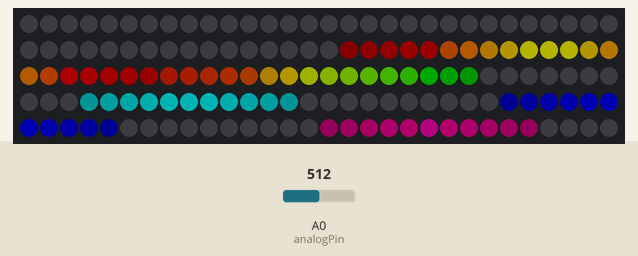
This sketch was run on a simulated Arduino Uno, built with avr-gcc and run on an emulated ATmega328P. Parts: 150 RGB LEDs in strip order, left to right, continuing on the next row. The test bench sets the inputs (shaded band); at power-on: A0 (analogPin) = 512. Dim RGB values are drawn brighter than linear; random numbers use the default seed unless the sketch sets one.

Above: at 1.2 s.
1.3 s: A0 (analogPin) set to 122
At 1.71 s:
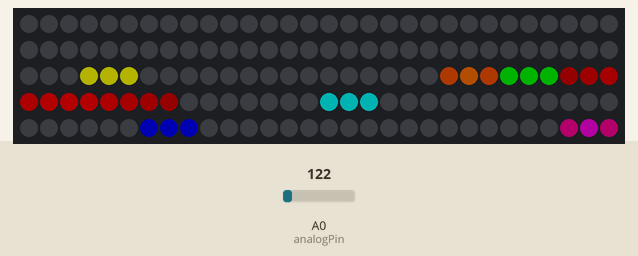
3.7 s: A0 (analogPin) set to 1023
At 4.21 s:
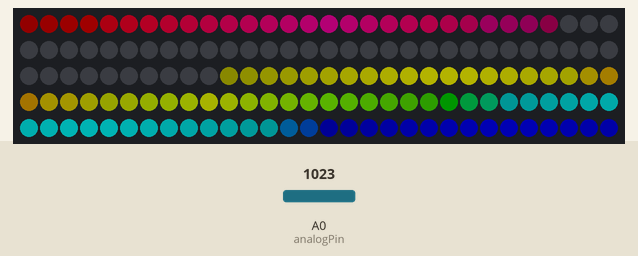
6.5 s: A0 (analogPin) set to 6
At 8.3 s:
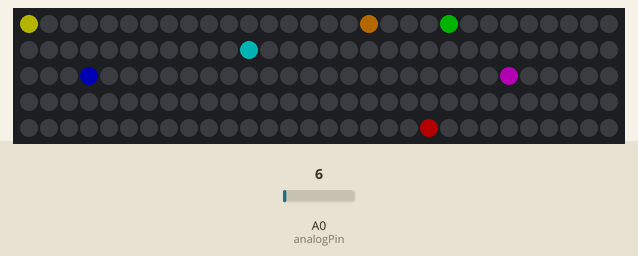
9.5 s: A0 (analogPin) set to 26
12.5 s: A0 (analogPin) set to 306
At 12.8 s:
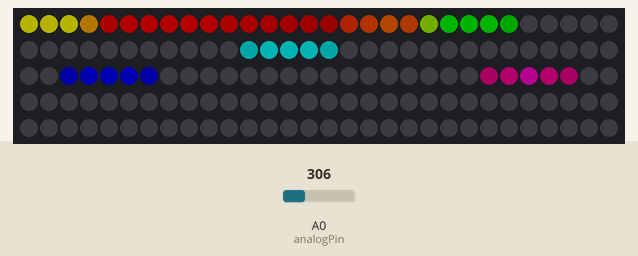
15.1 s: A0 (analogPin) set to 511
At 16.99 s:
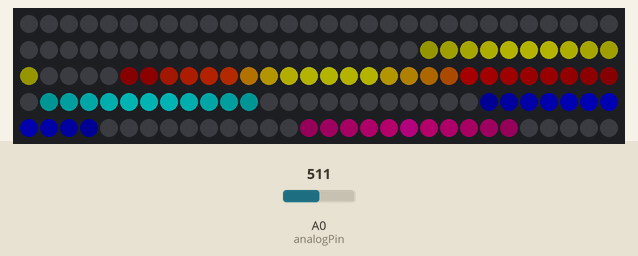

The sketch:

MSGEQ7_SpectralAnimationAudio.ino
```cpp
#include <Adafruit_NeoPixel.h>

#define PIN 5
#define LED_COUNT 150
#define SPECTRAL_ZONES 7
#define ZONE_SIZE 7

//values for MSGEQ7 chip
int analogPin = 0; // read from multiplexer using analog input 0
int strobePin = 4; // strobe is attached to digital pin 2
int resetPin = 5; // reset is attached to digital pin 3
int spectrumValue[7]; // to hold a2d values
float spectrumMap[7];

// values for LEDs
float ledID[SPECTRAL_ZONES];
float ledSpeed[SPECTRAL_ZONES];
uint32_t ledColor[SPECTRAL_ZONES]; // the color of each zone
int stripColors[LED_COUNT*3]; // saved pixels in memory (for additive blend)

// Parameter 1 = number of pixels in strip
// Parameter 2 = Arduino pin number (most are valid)
// Parameter 3 = pixel type flags, add together as needed:
//   NEO_KHZ800  800 KHz bitstream (most NeoPixel products w/WS2812 LEDs)
//   NEO_KHZ400  400 KHz (classic 'v1' (not v2) FLORA pixels, WS2811 drivers)
//   NEO_GRB     Pixels are wired for GRB bitstream (most NeoPixel products)
//   NEO_RGB     Pixels are wired for RGB bitstream (v1 FLORA pixels, not v2)
Adafruit_NeoPixel strip = Adafruit_NeoPixel(LED_COUNT, PIN, NEO_GRB + NEO_KHZ800);

// IMPORTANT: To reduce NeoPixel burnout risk, add 1000 uF capacitor across
// pixel power leads, add 300 - 500 Ohm resistor on first pixel's data input
// and minimize distance between Arduino and first pixel.  Avoid connecting
// on a live circuit...if you must, connect GND first.

void setup() {

  Serial.begin(9600);

  strip.begin();
  strip.show(); // Initialize all pixels to 'off'

  int spacing = LED_COUNT/SPECTRAL_ZONES;

  // create a random starting position and speed
  for(int i=0; i<SPECTRAL_ZONES; i++){
    ledID[i] = spacing * i;
    ledSpeed[i] = float(random(20, 80))/1000;  // 0.001 to .0150
  }

  // assign a unique color to each zone
  ledColor[0] = strip.Color(255, 0, 0);
  ledColor[1] = strip.Color(220, 75, 0);
  ledColor[2] = strip.Color(255, 255, 0);
  ledColor[3] = strip.Color(0, 255, 0);
  ledColor[4] = strip.Color(0, 255, 255);
  ledColor[5] = strip.Color(0, 0, 255);
  ledColor[6] = strip.Color(255, 0, 153);

  for(int i=0; i<LED_COUNT*3; i++){

     stripColors[i] = 0;
  }

  spectrumMap[0] = 4.0;
  spectrumMap[1] = 1.0;
  spectrumMap[2] = 1.0;
  spectrumMap[3] = 1.0;
  spectrumMap[4] = 1.0;
  spectrumMap[5] = 1.0;
  spectrumMap[6] = 1.0;
  spectrumMap[7] = 1.0;

  // spectrum shield
  pinMode(analogPin, INPUT);
  pinMode(strobePin, OUTPUT);
  pinMode(resetPin, OUTPUT);
  analogReference(DEFAULT);
  digitalWrite(resetPin, LOW);
  digitalWrite(strobePin, HIGH);

}

void loop() {

  getAudioSpectrum();

  strip.begin();
  strip.show(); // Initialize all pixels to 'off'

  clearPixels();

  for(int i=0; i<SPECTRAL_ZONES; i++){

    // max band length
    int stripLength = 12;

    int zoneW = min(float(spectrumValue[i])/255 * stripLength+1, stripLength+1);

    for(int j=0; j<zoneW; j++){

        int p = (int(ledID[i])+j)*3;

        // adjust the brightness (create trails)
        // first is brightest, last is still visible
        float br = float(zoneW+1-j)/zoneW; //float(ZONE_SIZE + 1 - j) / float(ZONE_SIZE);
        //br *= br;
        //br *= br;
        //br *= .75;

        if( p < LED_COUNT*3 ){

          // get the zone color (stored as 32-bit int)
          uint32_t c = ledColor[i];

          // break into RGB components
          uint32_t r = (uint8_t)(c >> 16);
          uint32_t g = (uint8_t)(c >>  8);
          uint32_t b = (uint8_t)c;

          // add to pixel array (also 32-bit int)
          stripColors[p] += br * r;
          stripColors[p+1] += br * g;
          stripColors[p+2] += br * b;
        }

        if( j != 0 ){

        p = (int(ledID[i])-j)*3;

        if( p >= 0 ){

            // get the zone color (stored as 32-bit int)
          uint32_t c = ledColor[i];

          // break into RGB components
          uint32_t r = (uint8_t)(c >> 16);
          uint32_t g = (uint8_t)(c >>  8);
          uint32_t b = (uint8_t)c;

          // add to pixel array (also 32-bit int)
          stripColors[p] += br * r;
          stripColors[p+1] += br * g;
          stripColors[p+2] += br * b;
        }
        }
    }


    // increment the speed
    ledID[i] += float(spectrumValue[i])/255; //ledSpeed[i];

    // if the position goes beyond 30, start @ zero
    if( ledID[i] >= LED_COUNT ){
       ledID[i] = 0;
    }
  }

  applyPixels();

  delay(1);
}

void getAudioSpectrum(){

  digitalWrite(resetPin, HIGH);
  digitalWrite(resetPin, LOW);

  //get readings from chip
  for (int i = 0; i < 7; i++) {

    digitalWrite(strobePin, LOW);
    delayMicroseconds(30); // to allow the output to settle

    // some smoothing 50%
    spectrumValue[i] *= 0.75;
    spectrumValue[i] += 0.25 * spectrumMap[i] * analogRead(analogPin)/4;

    // low pass filter
    //if( spectrumValue[i] < 33 ) spectrumValue[i] = 0;

    digitalWrite(strobePin, HIGH);
  }

  /*
  for(int i=0; i<7; i++){

      Serial.print(  spectrumValue[i]/4 );
      Serial.print(  '\t' );
  }
  Serial.println();
 */
}


void clearPixels(){

  // clear pixel memory:

  int totalPix = LED_COUNT * 3;

  // turn all saved pixels off
  for(uint16_t i=0; i<totalPix; i++) {
      stripColors[i] = 0;
  }
}

void applyPixels(){

    // push all saved pixels to the LED strip:

    /*
    for(uint16_t i=0; i<7; i++) {

          int p = i * 3;

          Serial.print( i );
          Serial.print( '\t' );
          Serial.print( stripColors[p] );
          Serial.print( '\t' );
          Serial.print( stripColors[p+1] );
          Serial.print( '\t' );
          Serial.println( stripColors[p+2] );
    }

   */

    for(uint16_t i=0; i<strip.numPixels(); i++) {

      // turn RGB to 32-bit int
      int p = i * 3;
      uint32_t c = strip.Color( min(stripColors[p], 255), min(stripColors[p+1], 255), min(stripColors[p+2], 255));
      strip.setPixelColor(i, c);
    }

    strip.show();
    strip.setBrightness( 60 );
}
```
